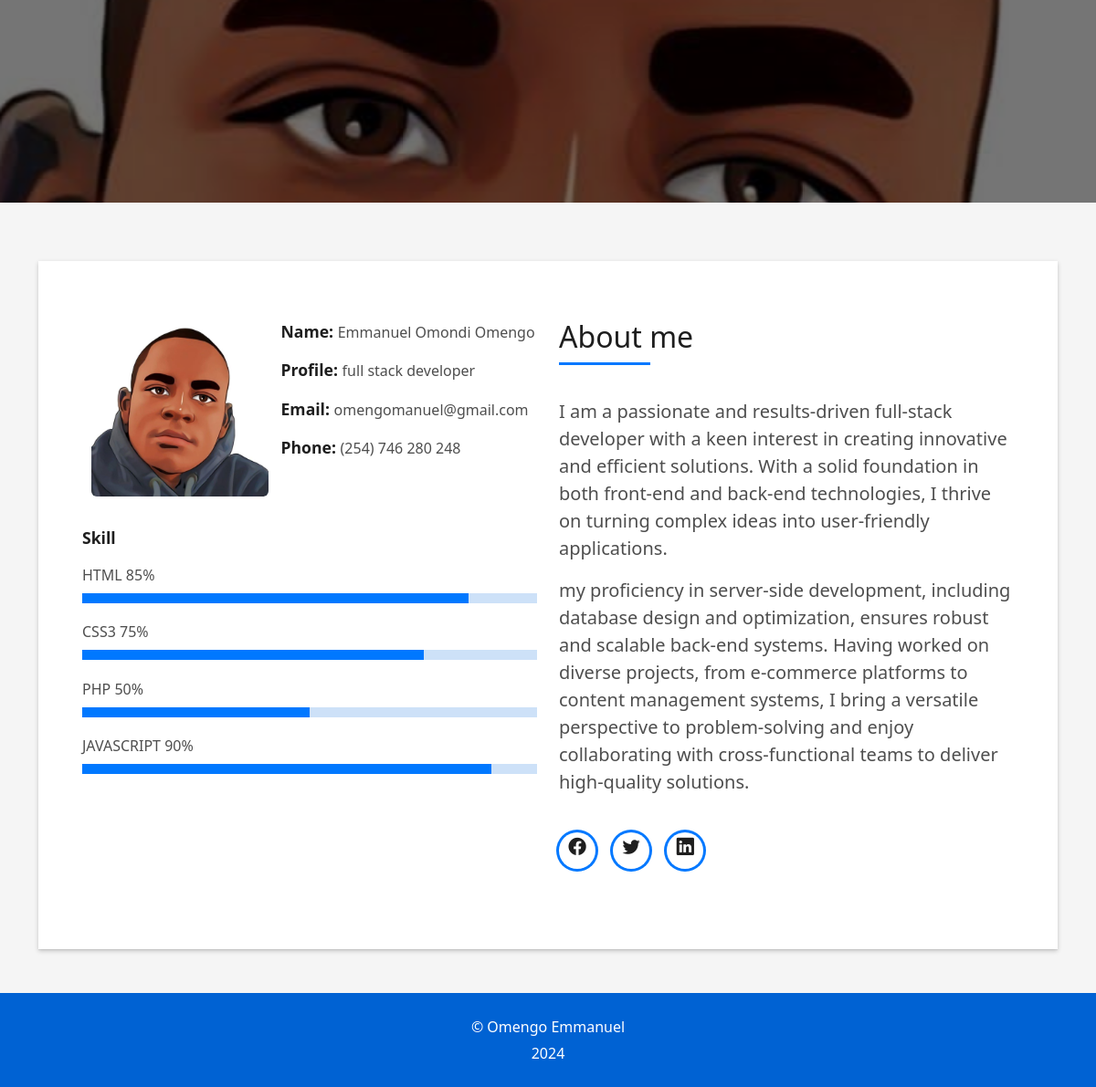
Before: /about (lower part) with the older database file.
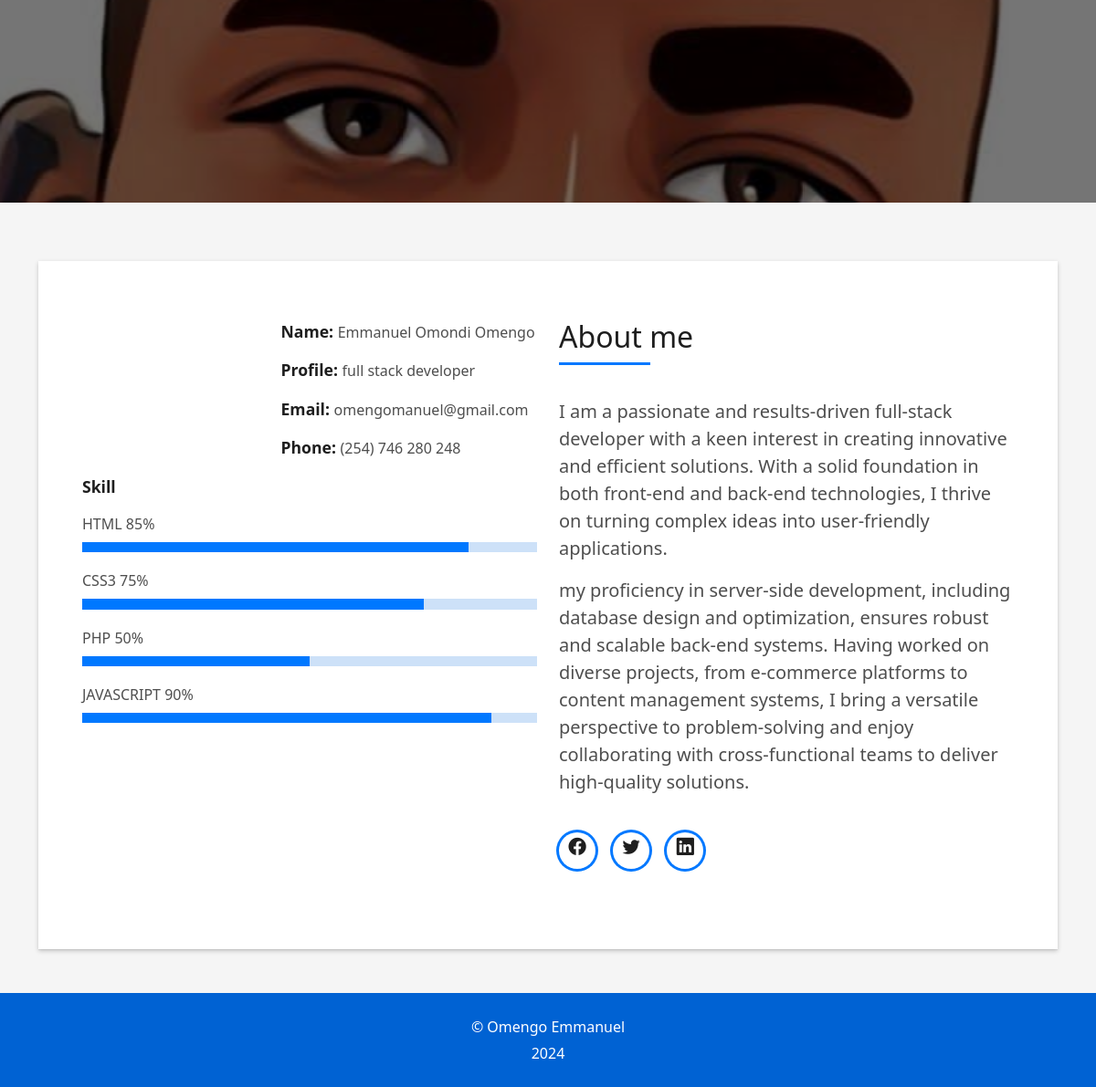
After: the same page with the newer database file.
### resume/models.py (models this page shows)
class home(models.Model):
    my_image = models.ImageField(upload_to="uploads/image")
    work_completed = models.IntegerField(default=0)
    Years_of_Experience = models.IntegerField(default=0)
    Total_Clients = models.IntegerField(default=0)
    Award_Won = models.IntegerField(default=0)

### resume/views.py (the view)
# urls.py: path('about', views.about, name="about"),
def about(request):
    homes = home.objects.all()
    return render(request, 'about.html', {'homes': homes})

### resume/templates/about.html (shortened to what the changed rows need)
{% extends 'layout.html' %}
{% load static %}
{% block body %}
    <section id="about" class="about-mf sect-pt4 route">
      <div class="container">
        <div class="row">
          <div class="col-sm-12">
            <div class="box-shadow-full">
              <div class="row">
                <div class="col-md-6">
                  <div class="row">
                    <div class="col-sm-6 col-md-5">
                      <div class="about-img">
                          {% for z in homes %}
                        <img src="/media/{{ z.my_image }}" class="img-fluid rounded b-shadow-a" alt="">
                          {% endfor %}
                      </div>
                    </div>
                  </div>
                </div>
              </div>
            </div>
          </div>
        </div>
      </div>
    </section>
{% endblock %}

Changed rows visible on the page:
removed home: my_image (picture)
